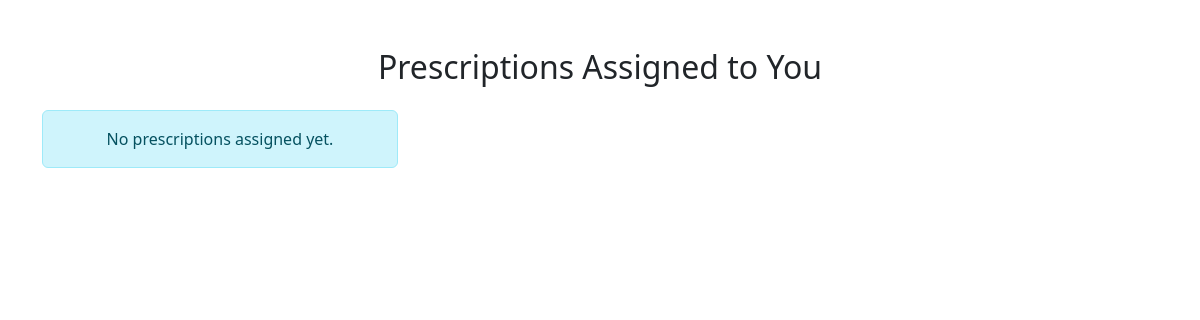
The page /view_prescriptions/ (signed in) on the database as committed earlier.
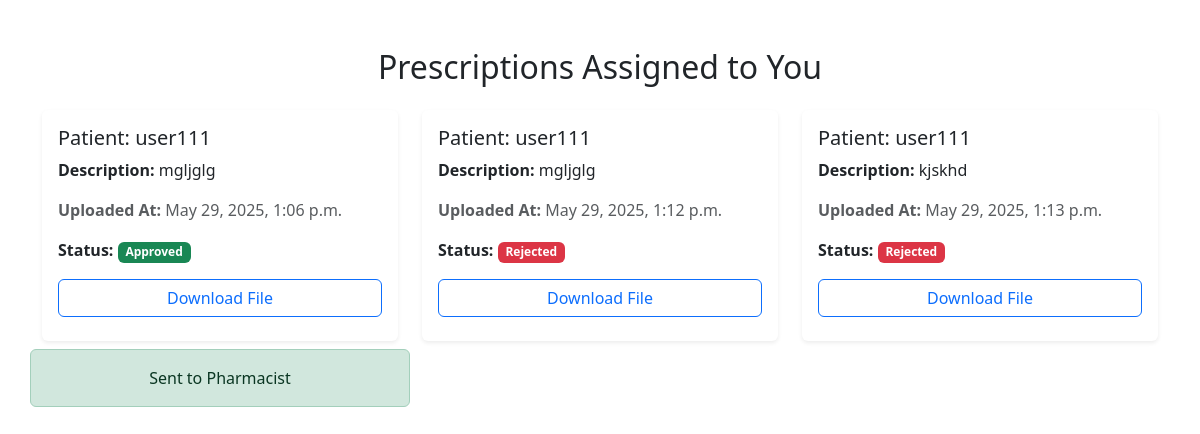
The same page on the database as committed later.
### medicine/models.py (models this page shows, shortened)
class Prescription(models.Model):
    STATUS_CHOICES = [
        ('pending', 'Pending'),
        ('approved', 'Approved'),
        ('rejected', 'Rejected'),
    ]
    patient = models.ForeignKey(User, on_delete=models.CASCADE, related_name='prescriptions')
    doctor = models.ForeignKey(User, on_delete=models.CASCADE, related_name='received_prescriptions')
    description = models.TextField()
    file = models.FileField(upload_to='prescriptions/', null=True, blank=True)
    uploaded_at = models.DateTimeField(default=timezone.now)
    status = models.CharField(max_length=10, choices=STATUS_CHOICES, default='pending')
    sent_to_pharmacist = models.BooleanField(default=False)  # New field

### accounts/models.py (models this page shows)
class User(AbstractUser):
    USER_TYPE_CHOICES = (
        ('admin', 'Admin'),
        ('user','User'),
        ('pharmacists', 'Pharmacists'),
        ('doctor', 'Doctor'),
    )
    user_type = models.CharField(max_length=20, choices=USER_TYPE_CHOICES, default='user')

### medicine/views.py (the view, shortened to what this page needs)
# urls.py: path('view_prescriptions/', views.view_prescriptions, name='view_prescriptions'),
@login_required
def view_prescriptions(request):
    if request.user.user_type == 'doctor':
        prescriptions = Prescription.objects.filter(doctor=request.user)
        return render(request, 'view_prescriptions.html', {'prescriptions': prescriptions})
    else:
        return redirect('unauthorized')

### medicine/templates/view_prescriptions.html (shortened to what this page needs)
<!DOCTYPE html>
<html lang="en">
<head>
    <link href="https://cdn.jsdelivr.net/npm/bootstrap@5.3.0/dist/css/bootstrap.min.css" rel="stylesheet">
</head>
<body>
    <div class="container mt-5">
        <h2 class="mb-4 text-center">Prescriptions Assigned to You</h2>
        <div class="row row-cols-1 row-cols-md-2 row-cols-lg-3 g-4">
            {% for prescription in prescriptions %}
            <div class="col">
                <div class="card h-100 shadow-sm border-0">
                    <div class="card-body">
                        <h5 class="card-title">Patient: {{ prescription.patient.username }}</h5>
                        <p class="card-text"><strong>Description:</strong> {{ prescription.description }}</p>
                        <p class="card-text text-muted"><strong>Uploaded At:</strong> {{ prescription.uploaded_at }}</p>
                        <p class="card-text">
                            <strong>Status:</strong>
                            <span class="badge
                                {% if prescription.status == 'approved' %} bg-success
                                {% elif prescription.status == 'rejected' %} bg-danger
                                {% else %} bg-warning text-dark
                                {% endif %}">
                                {{ prescription.status|capfirst }}
                            </span>
                        </p>
                        <a href="{{ prescription.file.url }}" class="btn btn-outline-primary w-100 mb-2">Download File</a>
                    </div>
                </div>
            </div>
            {% empty %}
            <div class="col">
                <div class="alert alert-info text-center">No prescriptions assigned yet.</div>
            </div>
            {% endfor %}
            {% for prescription in prescriptions %}
    {% if prescription.status == 'approved' and not prescription.sent_to_pharmacist %}
        <form method="POST" class="mt-2">
            {% csrf_token %}
            <input type="hidden" name="prescription_id" value="{{ prescription.id }}">
            <button name="action" value="send_to_pharmacist" class="btn btn-info w-100">Send to Pharmacist</button>
        </form>
    {% elif prescription.sent_to_pharmacist %}
        <div class="alert alert-success mt-2 text-center">Sent to Pharmacist</div>
    {% endif %}
{% endfor %}
        </div>
    </div>
</body>
</html>

Rows that differ between the two databases and show on the page:
now on this page (row edited): Prescription: patient.username "user111", description "mgljglg", uploaded_at "May 29, 2025, 1:06 p.m.", status "Approved", sent_to_pharmacist "Sent to Pharmacist"
added Prescription: patient.username "user111", description "mgljglg", uploaded_at "May 29, 2025, 1:12 p.m.", status "Rejected", shown under "Prescriptions Assigned to You"
added Prescription: patient.username "user111", description "kjskhd", uploaded_at "May 29, 2025, 1:13 p.m.", status "Rejected", shown under "Prescriptions Assigned to You"
Other text that changed with them:
text no longer shown: "No prescriptions assigned yet."
